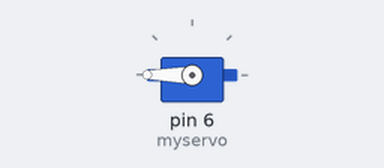
This sketch was run on a simulated Arduino Uno, built with avr-gcc and run on an emulated ATmega328P. Parts: servo.

Above: at 0.05 s.
Timing chart, 0 to 4.6 s (numbered marks = the images above):
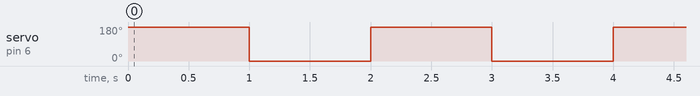

The sketch:

Servo.ino
```cpp
#include <Servo.h>

Servo myservo;

void setup(){
  myservo.attach(6);
  myservo.write(0);
}
void loop(){
 myservo.write(180);
 delay(1000);
 myservo.write(0);
 delay(1000);
}
```

Measured:
- by itself, servo on pin 6 (myservo): alternates 180° for 1.0 s and 0° for 1.0 s
